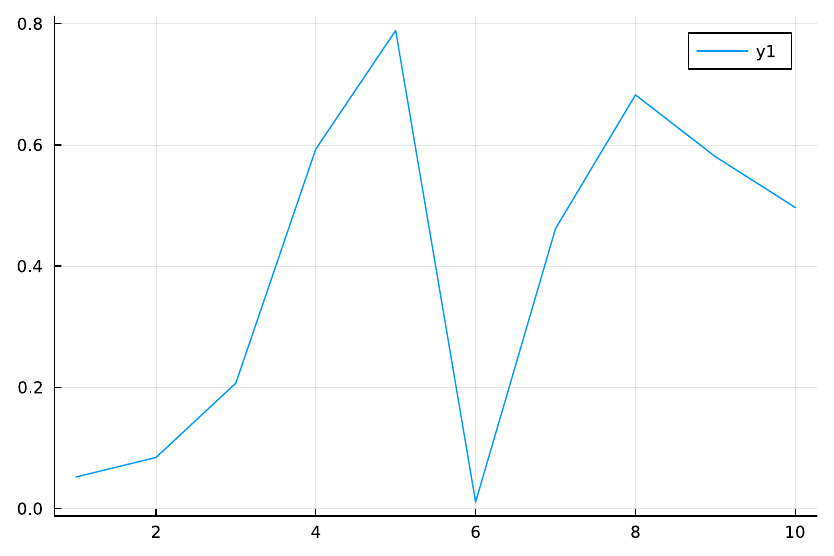

Reproduce this figure in Julia.
using Plots


function f(x)
	return exp(sqrt(5)*x) - 13.5*cos(0.1*x)+25*x^4
end

function root_bisection(func, a, b, eps=1e-10)
	@assert a < b "a !< b"
	while b-a > eps
		mid = (a+b)/2
		if func(mid)*func(a) > 0
			a = mid
		else
			b = mid
		end
	end
    return a
end

function root_lin_interpol(func, a, b, eps=1e-14)
	@assert a < b "a !< b"
	new = 1
	count = 0
	while func(new) > eps || count > 1e4
		count++
		new = b-func(b)*(b-a)/(func(b)-func(a))
		if func(new)*func(a) > 0
			a = new
		else
			b = new
		end
	end
    return new
end


x = 1:10; y = rand(10); # These are the plotting data
plot(x,y)
# savefig("test.pdf")